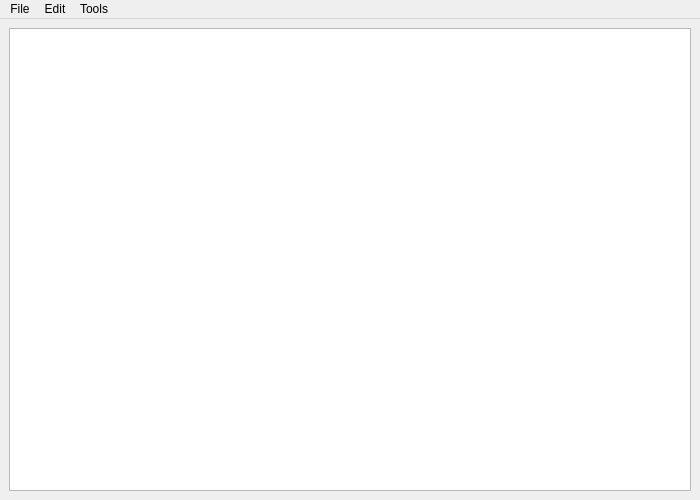
<?xml version="1.0" encoding="UTF-8"?>
<ui version="4.0">
 <class>MainWindow</class>
 <widget class="QMainWindow" name="MainWindow">
  <property name="geometry">
   <rect>
    <x>0</x>
    <y>0</y>
    <width>700</width>
    <height>500</height>
   </rect>
  </property>
  <property name="maximumSize">
   <size>
    <width>700</width>
    <height>500</height>
   </size>
  </property>
  <property name="windowTitle">
   <string>MainWindow</string>
  </property>
  <widget class="QWidget" name="centralwidget">
   <layout class="QVBoxLayout" name="verticalLayout">
    <item>
     <widget class="QGraphicsView" name="graphicsView"/>
    </item>
   </layout>
  </widget>
  <widget class="QMenuBar" name="menubar">
   <property name="geometry">
    <rect>
     <x>0</x>
     <y>0</y>
     <width>700</width>
     <height>22</height>
    </rect>
   </property>
   <widget class="QMenu" name="menuFile">
    <property name="title">
     <string>File</string>
    </property>
    <addaction name="New"/>
    <addaction name="Open"/>
    <addaction name="actionSave"/>
   </widget>
   <widget class="QMenu" name="menuEdit">
    <property name="title">
     <string>Edit</string>
    </property>
    <addaction name="Cut"/>
   </widget>
   <widget class="QMenu" name="menuTools">
    <property name="title">
     <string>Tools</string>
    </property>
    <addaction name="Recover"/>
    <addaction name="Show_previous_solutions"/>
   </widget>
   <addaction name="menuFile"/>
   <addaction name="menuEdit"/>
   <addaction name="menuTools"/>
  </widget>
  <action name="Open">
   <property name="text">
    <string>Open</string>
   </property>
  </action>
  <action name="actionSave">
   <property name="text">
    <string>Save</string>
   </property>
  </action>
  <action name="Cut">
   <property name="text">
    <string>Cut</string>
   </property>
  </action>
  <action name="Recover">
   <property name="text">
    <string>Recover</string>
   </property>
  </action>
  <action name="New">
   <property name="text">
    <string>New</string>
   </property>
  </action>
  <action name="Show_previous_solutions">
   <property name="text">
    <string>Show previous solutions</string>
   </property>
  </action>
 </widget>
 <resources/>
 <connections/>
</ui>
